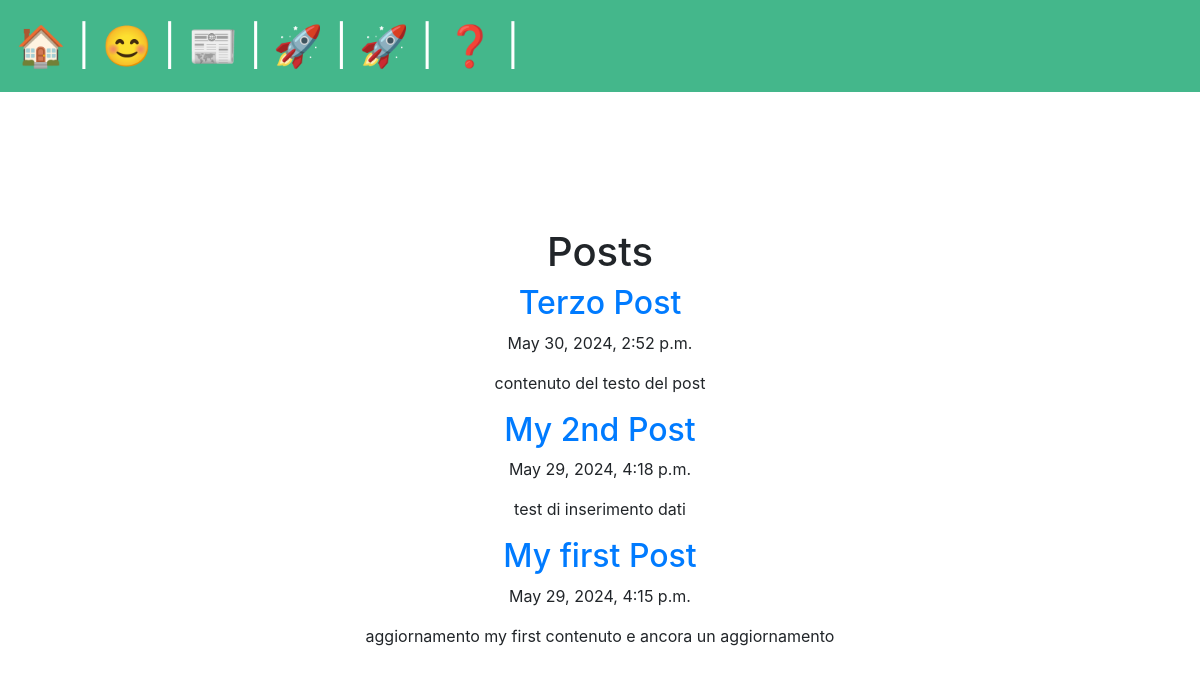
/posts/, run on the app's committed database.
### posts/models.py (models this page shows, shortened)
class Post(models.Model):
    title = models.CharField(max_length=75)
    body = models.TextField()
    slug = models.SlugField()
    date = models.DateTimeField(auto_now_add=True)
    banner = models.ImageField(default='fallback.png', blank=True)

### posts/views.py (the view)
# urls.py: path('', views.posts_list, name="list"),
def posts_list(request):
    posts = Post.objects.all().order_by('-date')
    return render(request, 'posts/posts_list.html', { 'posts': posts})

### posts/templates/posts/posts_list.html (shortened to what this page needs)
{% extends 'layout.html' %}
{% block content %}
<section>
<h1>Posts </h1>
{% for post in posts %}
	<article class="post">
		<h2>
			<a href="{% url 'posts:page' slug=post.slug %}">
			{{ post.title }}
			</a>
		</h2>
		<p>	{{ post.date }}	</p>
		<p>	{{ post.body}}	</p>
	</article>
{% endfor %}
</section>
{% endblock %}

### static/css/style.css (style rules this page uses)
* { margin: 0; padding: 0; box-sizing: border-box; }
body { min-height: 100vh; background-color: black; color: whitesmoke; font-size: 3rem; display: flex; flex-flow: column; }
h1, h2, p { text-align: center; }
a { text-decoration: none; color: #81dbb8; }

### data on the page
Post: title "Terzo Post", date "May 30, 2024, 2:52 p.m.", body "contenuto del testo del post"
Post: title "My 2nd Post", date "May 29, 2024, 4:18 p.m.", body "test di inserimento dati"
Post: title "My first Post", date "May 29, 2024, 4:15 p.m.", body "aggiornamento my first contenuto e ancora un aggiornamento"
